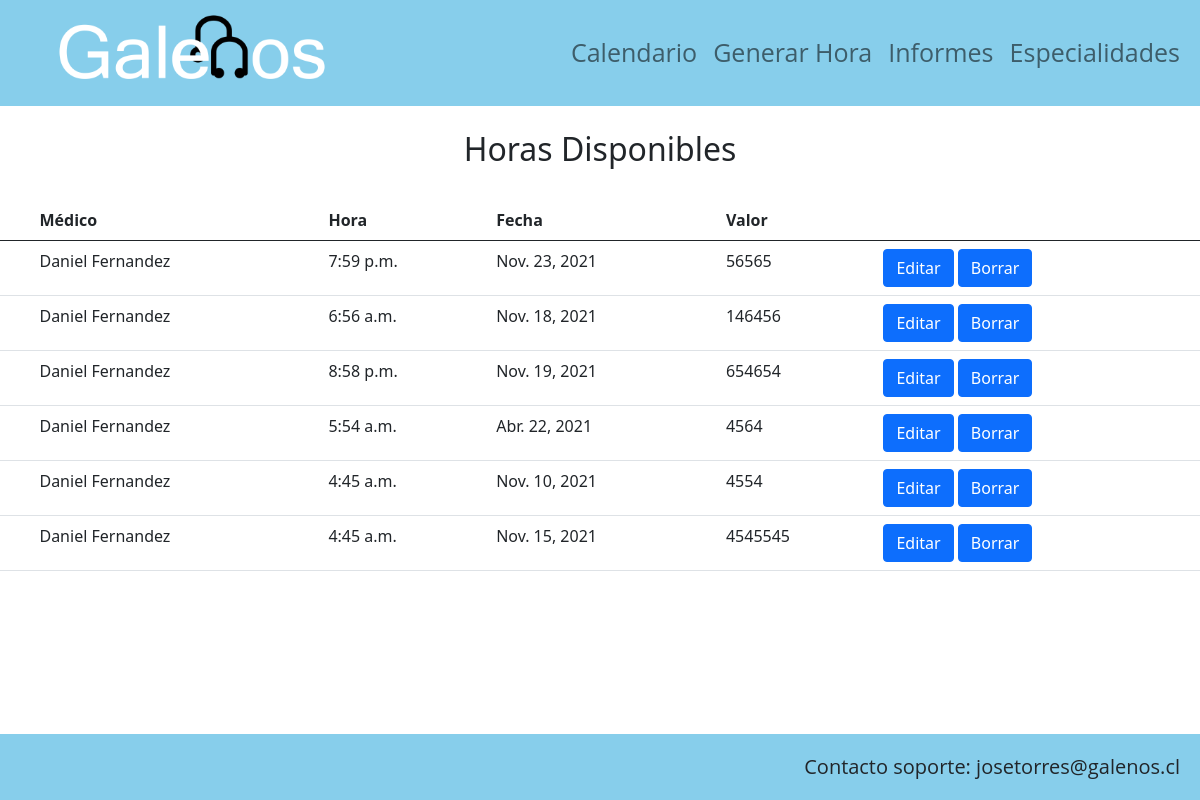
The page /listar_hora/1 on the database its author committed.
### AppGalenos/models.py (models this page shows)
class Hora(models.Model):
        fecha = models.DateField()
        hora = models.TimeField()
        valor = models.IntegerField()
        paciente = models.ForeignKey(Paciente, on_delete=models.PROTECT, null=True, blank=True)
        medico = models.ForeignKey(Medico, on_delete=models.PROTECT)

class Medico(models.Model):
        rut = models.IntegerField()
        dVerificador = models.CharField(max_length=1)
        primerNombre = models.CharField(max_length=20)
        segundoNombre = models.CharField(max_length=20)
        primerApellido = models.CharField(max_length=20)
        segundoApellido = models.CharField(max_length=20)
        edad = models.IntegerField()
        direccion = models.CharField(max_length=100)
        sexo = models.CharField(max_length=10)
        telefono = models.IntegerField()
        fechaNacimiento = models.DateField()
        correo = models.CharField(max_length=70)
        tipoContrato = models.CharField(max_length=20)
        sueldo = models.IntegerField()
        sucursal = models.CharField(max_length=60)
        especialidad = models.ForeignKey(Especialidad, on_delete=models.PROTECT)
        def __str__(self):
            return self.primerNombre +" "+ self.primerApellido

### AppGalenos/views.py (the view)
# urls.py: path('listar_hora/<int:id_medico>', views.listar_hora, name="listar_hora"),
def listar_hora(request,id_medico):
    horas = Hora.objects.filter(medico = id_medico)
    medicos = Medico.objects.all()
    data = {
        'horas': horas,
        'medicos': medicos
    }
    return render(request, "listar_horas.html", data)

### AppGalenos/templates/listar_horas.html (shortened to what this page needs)
{% extends 'base.html' %}
{% load static %}
{% block css %}
<link rel="stylesheet" href="{% static 'css/horas_disp.css' %}">
{% endblock %}
{% block contenido %}
<br>
<h2>Horas Disponibles</h2>
<br>
<table id="tabla-categorias" class="table table-hover">
    <thead>
        <tr>
            <th scope='col'></th>
            <th scope='col'> Médico </th>
            <th scope='col'> Hora </th>
            <th scope='col'> Fecha </th>
            <th scope='col'> Valor </th>
            <th scope='col'></th>
        </tr>
    </thead>
    {% for c in horas %}
    <tr>
            <td> </td>
            <td> {{c.medico}}</td>
            <td> {{ c.hora }} </td>
            <td> {{c.fecha}} </td>
            <td> {{c.valor}} </td>
            <td><a class="btn btn-primary" href="{% url 'editar_hora' c.id%}">Editar</a>
                <a class="btn btn-primary" href="#" onclick="eliminarHora({{ c.id }})">Borrar</a> </td>
    </tr>
    {% endfor %}
</table>
<br><br><br><br>
{% endblock %}

### AppGalenos/static/css/horas_disp.css (style rules this page uses)
h2 { text-align: center; }

### AppGalenos/static/css/base.css (style rules this page uses)
* { margin: 0; padding: 0; max-width: 100%; max-height: 100%; }
html { min-height: 100%; position: relative; }
body { margin: 0; margin-bottom: 40px; min-height: 100%; }

### rows shown on the page
Hora: medico "Daniel Fernandez", hora "7:59 p.m.", fecha "Nov. 23, 2021", valor "56565"
Hora: medico "Daniel Fernandez", hora "6:56 a.m.", fecha "Nov. 18, 2021", valor "146456"
Hora: medico "Daniel Fernandez", hora "8:58 p.m.", fecha "Nov. 19, 2021", valor "654654"
Hora: medico "Daniel Fernandez", hora "5:54 a.m.", fecha "Abr. 22, 2021", valor "4564"
Hora: medico "Daniel Fernandez", hora "4:45 a.m.", fecha "Nov. 10, 2021", valor "4554"
Hora: medico "Daniel Fernandez", hora "4:45 a.m.", fecha "Nov. 15, 2021", valor "4545545"
